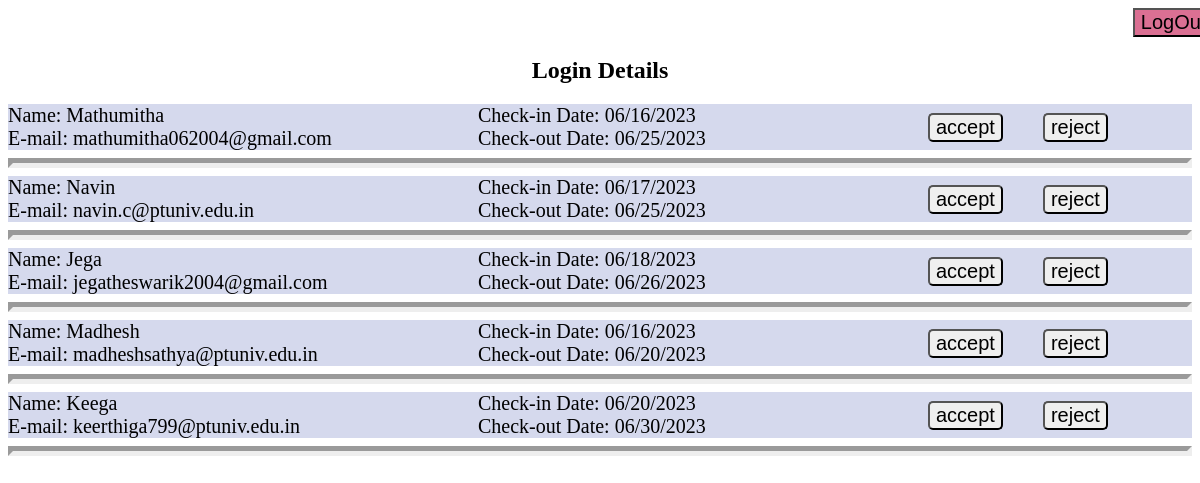
/panel.php (signed in), run on the app's committed database.
### tables this page shows
CREATE TABLE `bookingdetails` (
  `S_NO` int(5) NOT NULL,
  `name` varchar(15) NOT NULL,
  `phnumber` varchar(12) NOT NULL,
  `email` varchar(50) NOT NULL,
  `aadharno` varchar(15) NOT NULL,
  `checkin` varchar(15) NOT NULL,
  `checkout` varchar(15) NOT NULL
);

### panel.php (the view, shortened to what this page needs)
<!DOCTYPE html>
<html>
<body>
<form action="logout.php">
<button id="logout" >LogOut</button>
</form>
<?php
$servername = "localhost";
$username = "root";
$password = "";
$databasename = "bookingform";
$conn = new mysqli($servername,
	$username, $password, $databasename);
$query = "SELECT * FROM `bookingdetails`;";
$result = $conn->query($query);
	if ($result->num_rows > 0)
	{
        echo "<h2> Login Details </h2>";
		while($row = $result->fetch_assoc())
		{
            echo "<div class='row'>";
            echo "<div class='col1'>";
            echo "<p>Name: " . $row['name']."</br>";
            echo "E-mail: " . $row['email']."</p>" ;
            echo "</div>";
            echo "<div class='col2'>";
            echo "<p>Check-in Date: " . $row['checkin']."</br>";
            echo "Check-out Date: " . $row['checkout']."</p>";
            echo "</div>";
            echo "<div class='col3'>";
            echo "<button class='btn' id='accept'><a class='attri' href='accept.php?val1=".$row['email']."&val2=".$row['name']."'>accept</a></button>";
            echo "<button class='btn' id='reject'><a  class='attri'href='reject.php?val1=".$row['email']."&val2=".$row['name']."'>reject</a></button>";
            echo "</div>";
            echo "</div>";
            echo "<div class='hori'>";
            echo "<hr>";
            echo "</div>";
		}
	}
	else {
		echo "<p class='empty'>No Bookings Yet<p>";
	}
?>
</body>
</html>

### panel.php (style rules this page uses)
#logout { background-color: palevioletred; font-size: 20px; margin-left: 95%; }
h2 { text-align:center; }
.hori hr { border-width:5px; }
.row { columns: 2; }
.col1 { margin-top: -20px; margin-right: 10px; margin-left: 0px; margin-bottom: 30px; }
.col2 { margin-top:-50px; margin-left: -130px; margin-bottom: 40px; }
.col3 { margin-top: -77px; margin-left: 300px; }
.col1 p { font-size: 20px; background-color:#D5D9ED; }
.col2 p { font-size: 20px; background-color:#D5D9ED; }
.attri { text-decoration: none; color: black; }
.btn { margin-left: 20px; margin-right: 20px; font-size: 20px; border-radius: 5px; cursor: pointer; }

### data on the page
bookingdetails: name "Mathumitha", email "mathumitha062004@gmail.com", checkin "06/16/2023", checkout "06/25/2023"
bookingdetails: name "Navin", email "navin.c@ptuniv.edu.in", checkin "06/17/2023", checkout "06/25/2023"
bookingdetails: name "Jega", email "jegatheswarik2004@gmail.com", checkin "06/18/2023", checkout "06/26/2023"
bookingdetails: name "Madhesh", email "madheshsathya@ptuniv.edu.in", checkin "06/16/2023", checkout "06/20/2023"
bookingdetails: name "Keega", email "keerthiga799@ptuniv.edu.in", checkin "06/20/2023", checkout "06/30/2023"
